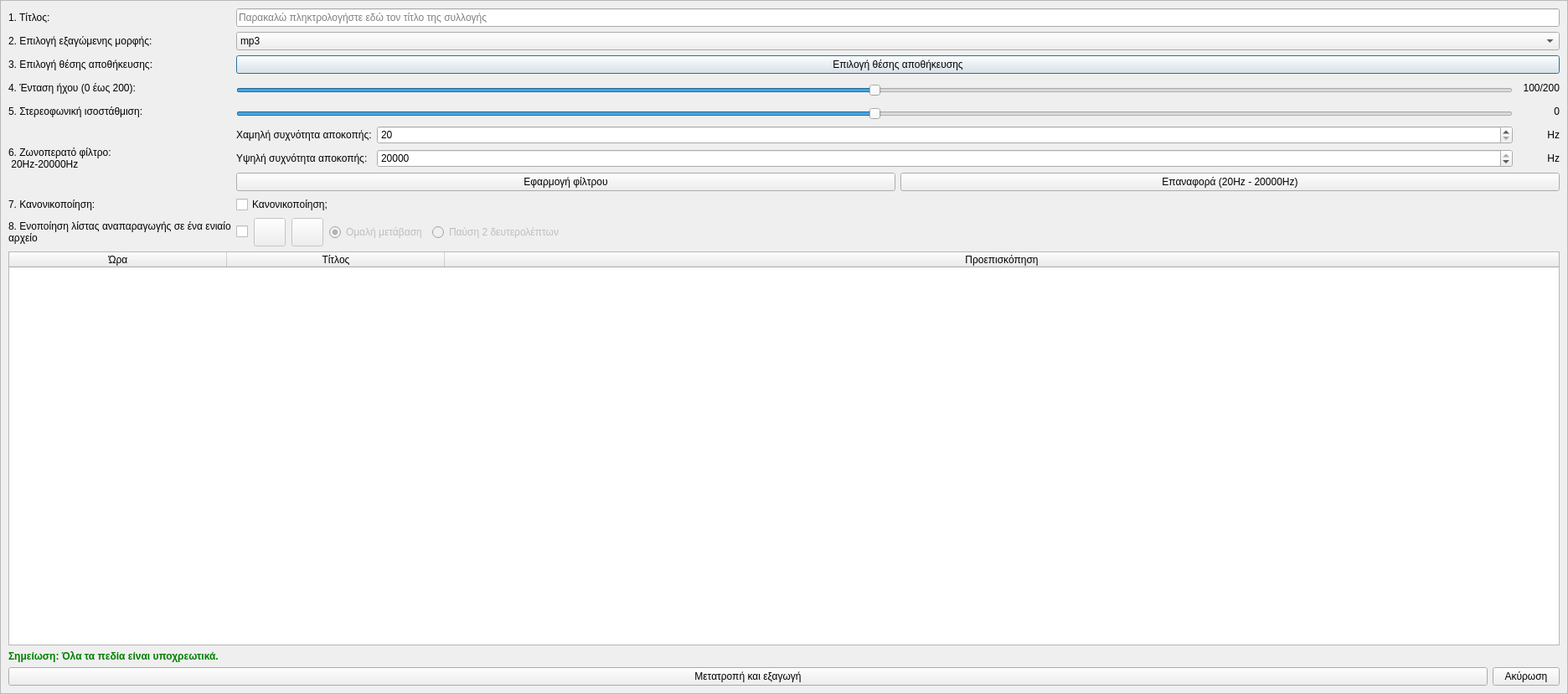
<?xml version="1.0" encoding="UTF-8"?>
<ui version="4.0">
 <class>Dialog</class>
 <widget class="QDialog" name="Dialog">
  <property name="geometry">
   <rect>
    <x>0</x>
    <y>0</y>
    <width>1872</width>
    <height>828</height>
   </rect>
  </property>
  <property name="windowTitle">
   <string>Εξαγωγή ώρα Ελλάδας</string>
  </property>
  <property name="windowIcon">
   <iconset resource="../../../../icons.qrc">
    <normaloff>:/rest-windows/assets/images/rest-windows/export.png</normaloff>:/rest-windows/assets/images/rest-windows/export.png</iconset>
  </property>
  <layout class="QGridLayout" name="gridLayout_2">
   <property name="leftMargin">
    <number>0</number>
   </property>
   <property name="topMargin">
    <number>0</number>
   </property>
   <property name="rightMargin">
    <number>0</number>
   </property>
   <property name="bottomMargin">
    <number>0</number>
   </property>
   <item row="0" column="0">
    <widget class="QScrollArea" name="scrollArea">
     <property name="widgetResizable">
      <bool>true</bool>
     </property>
     <widget class="QWidget" name="scrollAreaWidgetContents">
      <property name="geometry">
       <rect>
        <x>0</x>
        <y>0</y>
        <width>1870</width>
        <height>826</height>
       </rect>
      </property>
      <property name="sizePolicy">
       <sizepolicy hsizetype="Ignored" vsizetype="Preferred">
        <horstretch>0</horstretch>
        <verstretch>0</verstretch>
       </sizepolicy>
      </property>
      <layout class="QGridLayout" name="gridLayout_4">
       <item row="0" column="0">
        <widget class="QLabel" name="label">
         <property name="sizePolicy">
          <sizepolicy hsizetype="Fixed" vsizetype="Preferred">
           <horstretch>0</horstretch>
           <verstretch>0</verstretch>
          </sizepolicy>
         </property>
         <property name="text">
          <string>1. Τίτλος:</string>
         </property>
        </widget>
       </item>
       <item row="0" column="1">
        <widget class="QLineEdit" name="title">
         <property name="sizePolicy">
          <sizepolicy hsizetype="Expanding" vsizetype="Maximum">
           <horstretch>0</horstretch>
           <verstretch>0</verstretch>
          </sizepolicy>
         </property>
         <property name="minimumSize">
          <size>
           <width>0</width>
           <height>0</height>
          </size>
         </property>
         <property name="placeholderText">
          <string>Παρακαλώ πληκτρολογήστε εδώ τον τίτλο της συλλογής</string>
         </property>
        </widget>
       </item>
       <item row="1" column="0">
        <widget class="QLabel" name="label_2">
         <property name="sizePolicy">
          <sizepolicy hsizetype="Fixed" vsizetype="Preferred">
           <horstretch>0</horstretch>
           <verstretch>0</verstretch>
          </sizepolicy>
         </property>
         <property name="text">
          <string>2. Επιλογή εξαγώμενης μορφής:</string>
         </property>
        </widget>
       </item>
       <item row="1" column="1">
        <widget class="QComboBox" name="format">
         <property name="sizePolicy">
          <sizepolicy hsizetype="Preferred" vsizetype="Maximum">
           <horstretch>0</horstretch>
           <verstretch>0</verstretch>
          </sizepolicy>
         </property>
         <property name="minimumSize">
          <size>
           <width>0</width>
           <height>0</height>
          </size>
         </property>
         <item>
          <property name="text">
           <string>mp3</string>
          </property>
          <property name="icon">
           <iconset resource="../../../../icons.qrc">
            <normaloff>:/rest-windows/assets/images/rest-windows/mp3.png</normaloff>:/rest-windows/assets/images/rest-windows/mp3.png</iconset>
          </property>
         </item>
         <item>
          <property name="text">
           <string>wav</string>
          </property>
          <property name="icon">
           <iconset resource="../../../../icons.qrc">
            <normaloff>:/rest-windows/assets/images/rest-windows/wav.png</normaloff>:/rest-windows/assets/images/rest-windows/wav.png</iconset>
          </property>
         </item>
         <item>
          <property name="text">
           <string>ogg</string>
          </property>
          <property name="icon">
           <iconset resource="../../../../icons.qrc">
            <normaloff>:/rest-windows/assets/images/rest-windows/ogg.png</normaloff>:/rest-windows/assets/images/rest-windows/ogg.png</iconset>
          </property>
         </item>
        </widget>
       </item>
       <item row="2" column="0">
        <widget class="QLabel" name="label_3">
         <property name="sizePolicy">
          <sizepolicy hsizetype="Fixed" vsizetype="Preferred">
           <horstretch>0</horstretch>
           <verstretch>0</verstretch>
          </sizepolicy>
         </property>
         <property name="text">
          <string>3. Επιλογή θέσης αποθήκευσης:</string>
         </property>
        </widget>
       </item>
       <item row="2" column="1">
        <widget class="QPushButton" name="choose_export_folder">
         <property name="sizePolicy">
          <sizepolicy hsizetype="Minimum" vsizetype="Maximum">
           <horstretch>0</horstretch>
           <verstretch>0</verstretch>
          </sizepolicy>
         </property>
         <property name="minimumSize">
          <size>
           <width>0</width>
           <height>0</height>
          </size>
         </property>
         <property name="text">
          <string>Επιλογή θέσης αποθήκευσης</string>
         </property>
         <property name="icon">
          <iconset resource="../../../../icons.qrc">
           <normaloff>:/rest-windows/assets/images/rest-windows/select-file.png</normaloff>:/rest-windows/assets/images/rest-windows/select-file.png</iconset>
         </property>
        </widget>
       </item>
       <item row="3" column="0">
        <widget class="QLabel" name="label_4">
         <property name="sizePolicy">
          <sizepolicy hsizetype="Fixed" vsizetype="Preferred">
           <horstretch>0</horstretch>
           <verstretch>0</verstretch>
          </sizepolicy>
         </property>
         <property name="text">
          <string>4. Ένταση ήχου (0 έως 200):</string>
         </property>
        </widget>
       </item>
       <item row="3" column="1">
        <widget class="QFrame" name="frame">
         <property name="styleSheet">
          <string notr="true">QFrame{border:none;}</string>
         </property>
         <property name="frameShape">
          <enum>QFrame::StyledPanel</enum>
         </property>
         <property name="frameShadow">
          <enum>QFrame::Raised</enum>
         </property>
         <layout class="QHBoxLayout" name="horizontalLayout">
          <property name="leftMargin">
           <number>0</number>
          </property>
          <property name="topMargin">
           <number>0</number>
          </property>
          <property name="rightMargin">
           <number>0</number>
          </property>
          <property name="bottomMargin">
           <number>0</number>
          </property>
          <item>
           <widget class="QFrame" name="frame_10">
            <property name="sizePolicy">
             <sizepolicy hsizetype="Expanding" vsizetype="Fixed">
              <horstretch>0</horstretch>
              <verstretch>0</verstretch>
             </sizepolicy>
            </property>
            <property name="frameShape">
             <enum>QFrame::StyledPanel</enum>
            </property>
            <property name="frameShadow">
             <enum>QFrame::Raised</enum>
            </property>
            <layout class="QVBoxLayout" name="verticalLayout_6">
             <property name="spacing">
              <number>0</number>
             </property>
             <property name="leftMargin">
              <number>0</number>
             </property>
             <property name="topMargin">
              <number>0</number>
             </property>
             <property name="rightMargin">
              <number>0</number>
             </property>
             <property name="bottomMargin">
              <number>0</number>
             </property>
             <item>
              <spacer name="verticalSpacer_5">
               <property name="orientation">
                <enum>Qt::Vertical</enum>
               </property>
               <property name="sizeHint" stdset="0">
                <size>
                 <width>20</width>
                 <height>6</height>
                </size>
               </property>
              </spacer>
             </item>
             <item>
              <widget class="QSlider" name="volume_slider">
               <property name="styleSheet">
                <string notr="true"/>
               </property>
               <property name="maximum">
                <number>200</number>
               </property>
               <property name="value">
                <number>100</number>
               </property>
               <property name="orientation">
                <enum>Qt::Horizontal</enum>
               </property>
              </widget>
             </item>
             <item>
              <spacer name="verticalSpacer_6">
               <property name="orientation">
                <enum>Qt::Vertical</enum>
               </property>
               <property name="sizeHint" stdset="0">
                <size>
                 <width>20</width>
                 <height>1</height>
                </size>
               </property>
              </spacer>
             </item>
            </layout>
           </widget>
          </item>
          <item>
           <widget class="QLabel" name="volume_label">
            <property name="minimumSize">
             <size>
              <width>50</width>
              <height>0</height>
             </size>
            </property>
            <property name="text">
             <string>100/200</string>
            </property>
            <property name="alignment">
             <set>Qt::AlignRight|Qt::AlignTrailing|Qt::AlignVCenter</set>
            </property>
           </widget>
          </item>
         </layout>
        </widget>
       </item>
       <item row="4" column="0">
        <widget class="QLabel" name="label_5">
         <property name="sizePolicy">
          <sizepolicy hsizetype="Fixed" vsizetype="Preferred">
           <horstretch>0</horstretch>
           <verstretch>0</verstretch>
          </sizepolicy>
         </property>
         <property name="text">
          <string>5. Στερεοφωνική ισοστάθμιση:</string>
         </property>
        </widget>
       </item>
       <item row="4" column="1">
        <widget class="QFrame" name="frame_2">
         <property name="styleSheet">
          <string notr="true">QFrame{border:none;}</string>
         </property>
         <property name="frameShape">
          <enum>QFrame::StyledPanel</enum>
         </property>
         <property name="frameShadow">
          <enum>QFrame::Raised</enum>
         </property>
         <layout class="QHBoxLayout" name="horizontalLayout_2">
          <property name="leftMargin">
           <number>0</number>
          </property>
          <property name="topMargin">
           <number>0</number>
          </property>
          <property name="rightMargin">
           <number>0</number>
          </property>
          <property name="bottomMargin">
           <number>0</number>
          </property>
          <item>
           <widget class="QFrame" name="frame_11">
            <property name="sizePolicy">
             <sizepolicy hsizetype="Expanding" vsizetype="Fixed">
              <horstretch>0</horstretch>
              <verstretch>0</verstretch>
             </sizepolicy>
            </property>
            <property name="frameShape">
             <enum>QFrame::StyledPanel</enum>
            </property>
            <property name="frameShadow">
             <enum>QFrame::Raised</enum>
            </property>
            <layout class="QVBoxLayout" name="verticalLayout_7">
             <property name="spacing">
              <number>0</number>
             </property>
             <property name="leftMargin">
              <number>0</number>
             </property>
             <property name="topMargin">
              <number>0</number>
             </property>
             <property name="rightMargin">
              <number>0</number>
             </property>
             <property name="bottomMargin">
              <number>0</number>
             </property>
             <item>
              <spacer name="verticalSpacer_7">
               <property name="orientation">
                <enum>Qt::Vertical</enum>
               </property>
               <property name="sizeHint" stdset="0">
                <size>
                 <width>20</width>
                 <height>6</height>
                </size>
               </property>
              </spacer>
             </item>
             <item>
              <widget class="QSlider" name="pan_slider">
               <property name="styleSheet">
                <string notr="true"/>
               </property>
               <property name="maximum">
                <number>200</number>
               </property>
               <property name="value">
                <number>100</number>
               </property>
               <property name="orientation">
                <enum>Qt::Horizontal</enum>
               </property>
              </widget>
             </item>
             <item>
              <spacer name="verticalSpacer_8">
               <property name="orientation">
                <enum>Qt::Vertical</enum>
               </property>
               <property name="sizeHint" stdset="0">
                <size>
                 <width>20</width>
                 <height>1</height>
                </size>
               </property>
              </spacer>
             </item>
            </layout>
           </widget>
          </item>
          <item>
           <widget class="QLabel" name="pan_label">
            <property name="minimumSize">
             <size>
              <width>50</width>
              <height>0</height>
             </size>
            </property>
            <property name="text">
             <string>0</string>
            </property>
            <property name="alignment">
             <set>Qt::AlignRight|Qt::AlignTrailing|Qt::AlignVCenter</set>
            </property>
           </widget>
          </item>
         </layout>
        </widget>
       </item>
       <item row="5" column="0">
        <widget class="QLabel" name="label_6">
         <property name="sizePolicy">
          <sizepolicy hsizetype="Fixed" vsizetype="Preferred">
           <horstretch>0</horstretch>
           <verstretch>0</verstretch>
          </sizepolicy>
         </property>
         <property name="text">
          <string>6. Ζωνοπερατό φίλτρο:
 20Hz-20000Hz</string>
         </property>
        </widget>
       </item>
       <item row="5" column="1">
        <widget class="QFrame" name="frame_3">
         <property name="styleSheet">
          <string notr="true">QFrame{
	border:none;
}</string>
         </property>
         <property name="frameShape">
          <enum>QFrame::StyledPanel</enum>
         </property>
         <property name="frameShadow">
          <enum>QFrame::Raised</enum>
         </property>
         <layout class="QGridLayout" name="gridLayout">
          <property name="leftMargin">
           <number>0</number>
          </property>
          <property name="topMargin">
           <number>0</number>
          </property>
          <property name="rightMargin">
           <number>0</number>
          </property>
          <property name="bottomMargin">
           <number>0</number>
          </property>
          <item row="2" column="0" colspan="3">
           <widget class="QFrame" name="frame_7">
            <property name="sizePolicy">
             <sizepolicy hsizetype="Expanding" vsizetype="Preferred">
              <horstretch>0</horstretch>
              <verstretch>0</verstretch>
             </sizepolicy>
            </property>
            <property name="styleSheet">
             <string notr="true">QFrame{border:0px;}</string>
            </property>
            <property name="frameShape">
             <enum>QFrame::StyledPanel</enum>
            </property>
            <property name="frameShadow">
             <enum>QFrame::Raised</enum>
            </property>
            <layout class="QGridLayout" name="gridLayout_3">
             <property name="leftMargin">
              <number>0</number>
             </property>
             <property name="topMargin">
              <number>0</number>
             </property>
             <property name="rightMargin">
              <number>0</number>
             </property>
             <property name="bottomMargin">
              <number>0</number>
             </property>
             <item row="0" column="0">
              <widget class="QPushButton" name="apply_filter">
               <property name="sizePolicy">
                <sizepolicy hsizetype="Expanding" vsizetype="Maximum">
                 <horstretch>0</horstretch>
                 <verstretch>0</verstretch>
                </sizepolicy>
               </property>
               <property name="minimumSize">
                <size>
                 <width>0</width>
                 <height>0</height>
                </size>
               </property>
               <property name="maximumSize">
                <size>
                 <width>16777215</width>
                 <height>16777215</height>
                </size>
               </property>
               <property name="text">
                <string>Εφαρμογή φίλτρου</string>
               </property>
               <property name="icon">
                <iconset resource="../../../../icons.qrc">
                 <normaloff>:/main-window/assets/images/main-window/apply-filter.png</normaloff>:/main-window/assets/images/main-window/apply-filter.png</iconset>
               </property>
              </widget>
             </item>
             <item row="0" column="1">
              <widget class="QPushButton" name="reset_filter">
               <property name="sizePolicy">
                <sizepolicy hsizetype="Expanding" vsizetype="Maximum">
                 <horstretch>0</horstretch>
                 <verstretch>0</verstretch>
                </sizepolicy>
               </property>
               <property name="minimumSize">
                <size>
                 <width>0</width>
                 <height>0</height>
                </size>
               </property>
               <property name="maximumSize">
                <size>
                 <width>16777215</width>
                 <height>16777215</height>
                </size>
               </property>
               <property name="text">
                <string>Επαναφορά (20Hz - 20000Hz)</string>
               </property>
               <property name="icon">
                <iconset resource="../../../../icons.qrc">
                 <normaloff>:/main-window/assets/images/main-window/default-filter.png</normaloff>:/main-window/assets/images/main-window/default-filter.png</iconset>
               </property>
              </widget>
             </item>
            </layout>
           </widget>
          </item>
          <item row="0" column="2">
           <widget class="QLabel" name="label_14">
            <property name="minimumSize">
             <size>
              <width>50</width>
              <height>0</height>
             </size>
            </property>
            <property name="text">
             <string>Hz</string>
            </property>
            <property name="alignment">
             <set>Qt::AlignRight|Qt::AlignTrailing|Qt::AlignVCenter</set>
            </property>
           </widget>
          </item>
          <item row="0" column="0">
           <widget class="QLabel" name="label_12">
            <property name="sizePolicy">
             <sizepolicy hsizetype="Fixed" vsizetype="Preferred">
              <horstretch>0</horstretch>
              <verstretch>0</verstretch>
             </sizepolicy>
            </property>
            <property name="text">
             <string>Χαμηλή συχνότητα αποκοπής:</string>
            </property>
           </widget>
          </item>
          <item row="1" column="2">
           <widget class="QLabel" name="label_15">
            <property name="minimumSize">
             <size>
              <width>50</width>
              <height>0</height>
             </size>
            </property>
            <property name="text">
             <string>Hz</string>
            </property>
            <property name="alignment">
             <set>Qt::AlignRight|Qt::AlignTrailing|Qt::AlignVCenter</set>
            </property>
           </widget>
          </item>
          <item row="1" column="0">
           <widget class="QLabel" name="label_13">
            <property name="sizePolicy">
             <sizepolicy hsizetype="Fixed" vsizetype="Preferred">
              <horstretch>0</horstretch>
              <verstretch>0</verstretch>
             </sizepolicy>
            </property>
            <property name="text">
             <string>Υψηλή συχνότητα αποκοπής:</string>
            </property>
           </widget>
          </item>
          <item row="0" column="1">
           <widget class="QSpinBox" name="low_frequency">
            <property name="sizePolicy">
             <sizepolicy hsizetype="Expanding" vsizetype="Fixed">
              <horstretch>0</horstretch>
              <verstretch>0</verstretch>
             </sizepolicy>
            </property>
            <property name="minimum">
             <number>20</number>
            </property>
            <property name="maximum">
             <number>20000</number>
            </property>
            <property name="singleStep">
             <number>100</number>
            </property>
           </widget>
          </item>
          <item row="1" column="1">
           <widget class="QSpinBox" name="high_frequency">
            <property name="sizePolicy">
             <sizepolicy hsizetype="Expanding" vsizetype="Fixed">
              <horstretch>0</horstretch>
              <verstretch>0</verstretch>
             </sizepolicy>
            </property>
            <property name="minimum">
             <number>20</number>
            </property>
            <property name="maximum">
             <number>20000</number>
            </property>
            <property name="singleStep">
             <number>100</number>
            </property>
            <property name="value">
             <number>20000</number>
            </property>
           </widget>
          </item>
         </layout>
        </widget>
       </item>
       <item row="6" column="0">
        <widget class="QLabel" name="label_7">
         <property name="sizePolicy">
          <sizepolicy hsizetype="Fixed" vsizetype="Preferred">
           <horstretch>0</horstretch>
           <verstretch>0</verstretch>
          </sizepolicy>
         </property>
         <property name="text">
          <string>7. Κανονικοποίηση:</string>
         </property>
        </widget>
       </item>
       <item row="6" column="1">
        <widget class="QCheckBox" name="is_normalized">
         <property name="text">
          <string>Κανονικοποίηση;</string>
         </property>
        </widget>
       </item>
       <item row="7" column="0">
        <widget class="QLabel" name="label_10">
         <property name="sizePolicy">
          <sizepolicy hsizetype="Fixed" vsizetype="Preferred">
           <horstretch>0</horstretch>
           <verstretch>0</verstretch>
          </sizepolicy>
         </property>
         <property name="text">
          <string>8. Ενοποίηση λίστας αναπαραγωγής σε ένα ενιαίο αρχείο</string>
         </property>
         <property name="wordWrap">
          <bool>true</bool>
         </property>
        </widget>
       </item>
       <item row="7" column="1">
        <widget class="QFrame" name="union_frame">
         <property name="styleSheet">
          <string notr="true">QFrame{border:none;}</string>
         </property>
         <property name="frameShape">
          <enum>QFrame::StyledPanel</enum>
         </property>
         <property name="frameShadow">
          <enum>QFrame::Raised</enum>
         </property>
         <layout class="QHBoxLayout" name="horizontalLayout_5">
          <property name="spacing">
           <number>7</number>
          </property>
          <property name="leftMargin">
           <number>0</number>
          </property>
          <property name="topMargin">
           <number>0</number>
          </property>
          <property name="rightMargin">
           <number>0</number>
          </property>
          <property name="bottomMargin">
           <number>0</number>
          </property>
          <item>
           <widget class="QCheckBox" name="is_overlaied">
            <property name="text">
             <string/>
            </property>
           </widget>
          </item>
          <item>
           <widget class="QPushButton" name="play_overlay">
            <property name="enabled">
             <bool>false</bool>
            </property>
            <property name="minimumSize">
             <size>
              <width>38</width>
              <height>34</height>
             </size>
            </property>
            <property name="text">
             <string/>
            </property>
            <property name="icon">
             <iconset resource="../../../../icons.qrc">
              <normaloff>:/main-window/assets/images/main-window/play-song.png</normaloff>:/main-window/assets/images/main-window/play-song.png</iconset>
            </property>
           </widget>
          </item>
          <item>
           <widget class="QPushButton" name="stop_overlay">
            <property name="enabled">
             <bool>false</bool>
            </property>
            <property name="minimumSize">
             <size>
              <width>38</width>
              <height>34</height>
             </size>
            </property>
            <property name="text">
             <string/>
            </property>
            <property name="icon">
             <iconset resource="../../../../icons.qrc">
              <normaloff>:/main-window/assets/images/main-window/stop-song.png</normaloff>:/main-window/assets/images/main-window/stop-song.png</iconset>
            </property>
           </widget>
          </item>
          <item>
           <widget class="QRadioButton" name="fade_effect">
            <property name="enabled">
             <bool>false</bool>
            </property>
            <property name="text">
             <string>Ομαλή μετάβαση</string>
            </property>
            <property name="checkable">
             <bool>true</bool>
            </property>
            <property name="checked">
             <bool>true</bool>
            </property>
           </widget>
          </item>
          <item>
           <widget class="QRadioButton" name="silent_2_seconds">
            <property name="enabled">
             <bool>false</bool>
            </property>
            <property name="text">
             <string>Παύση 2 δευτερολέπτων</string>
            </property>
            <property name="checkable">
             <bool>true</bool>
            </property>
           </widget>
          </item>
          <item>
           <spacer name="horizontalSpacer_2">
            <property name="orientation">
             <enum>Qt::Horizontal</enum>
            </property>
            <property name="sizeHint" stdset="0">
             <size>
              <width>1511</width>
              <height>20</height>
             </size>
            </property>
           </spacer>
          </item>
         </layout>
        </widget>
       </item>
       <item row="8" column="0" colspan="2">
        <widget class="QTableWidget" name="table">
         <property name="minimumSize">
          <size>
           <width>0</width>
           <height>250</height>
          </size>
         </property>
         <property name="editTriggers">
          <set>QAbstractItemView::NoEditTriggers</set>
         </property>
         <property name="alternatingRowColors">
          <bool>true</bool>
         </property>
         <property name="selectionMode">
          <enum>QAbstractItemView::SingleSelection</enum>
         </property>
         <property name="selectionBehavior">
          <enum>QAbstractItemView::SelectRows</enum>
         </property>
         <property name="sortingEnabled">
          <bool>false</bool>
         </property>
         <property name="rowCount">
          <number>0</number>
         </property>
         <attribute name="horizontalHeaderCascadingSectionResizes">
          <bool>false</bool>
         </attribute>
         <attribute name="horizontalHeaderMinimumSectionSize">
          <number>260</number>
         </attribute>
         <attribute name="horizontalHeaderHighlightSections">
          <bool>false</bool>
         </attribute>
         <attribute name="horizontalHeaderShowSortIndicator" stdset="0">
          <bool>false</bool>
         </attribute>
         <attribute name="horizontalHeaderStretchLastSection">
          <bool>true</bool>
         </attribute>
         <attribute name="verticalHeaderHighlightSections">
          <bool>false</bool>
         </attribute>
         <column>
          <property name="text">
           <string>Ώρα</string>
          </property>
         </column>
         <column>
          <property name="text">
           <string>Τίτλος</string>
          </property>
         </column>
         <column>
          <property name="text">
           <string>Προεπισκόπηση</string>
          </property>
         </column>
        </widget>
       </item>
       <item row="9" column="0" colspan="2">
        <widget class="QLabel" name="label_8">
         <property name="styleSheet">
          <string notr="true">QLabel{font-weight:bold;color:green;}</string>
         </property>
         <property name="text">
          <string>Σημείωση: Όλα τα πεδία είναι υποχρεωτικά.</string>
         </property>
        </widget>
       </item>
       <item row="10" column="0" colspan="2">
        <widget class="QFrame" name="frame_6">
         <property name="styleSheet">
          <string notr="true">QFrame{border:none;}</string>
         </property>
         <property name="frameShape">
          <enum>QFrame::StyledPanel</enum>
         </property>
         <property name="frameShadow">
          <enum>QFrame::Raised</enum>
         </property>
         <layout class="QHBoxLayout" name="horizontalLayout_4">
          <property name="leftMargin">
           <number>0</number>
          </property>
          <property name="topMargin">
           <number>0</number>
          </property>
          <property name="rightMargin">
           <number>0</number>
          </property>
          <property name="bottomMargin">
           <number>0</number>
          </property>
          <item>
           <widget class="QPushButton" name="convert_and_export">
            <property name="sizePolicy">
             <sizepolicy hsizetype="Expanding" vsizetype="Maximum">
              <horstretch>0</horstretch>
              <verstretch>0</verstretch>
             </sizepolicy>
            </property>
            <property name="minimumSize">
             <size>
              <width>0</width>
              <height>0</height>
             </size>
            </property>
            <property name="text">
             <string>Μετατροπή και εξαγωγή</string>
            </property>
            <property name="icon">
             <iconset resource="../../../../icons.qrc">
              <normaloff>:/rest-windows/assets/images/rest-windows/convert.png</normaloff>:/rest-windows/assets/images/rest-windows/convert.png</iconset>
            </property>
           </widget>
          </item>
          <item>
           <widget class="QPushButton" name="cancel">
            <property name="sizePolicy">
             <sizepolicy hsizetype="Minimum" vsizetype="Maximum">
              <horstretch>0</horstretch>
              <verstretch>0</verstretch>
             </sizepolicy>
            </property>
            <property name="minimumSize">
             <size>
              <width>0</width>
              <height>0</height>
             </size>
            </property>
            <property name="text">
             <string>Ακύρωση</string>
            </property>
           </widget>
          </item>
         </layout>
        </widget>
       </item>
      </layout>
     </widget>
    </widget>
   </item>
  </layout>
 </widget>
 <tabstops>
  <tabstop>scrollArea</tabstop>
  <tabstop>title</tabstop>
  <tabstop>format</tabstop>
  <tabstop>choose_export_folder</tabstop>
  <tabstop>volume_slider</tabstop>
  <tabstop>pan_slider</tabstop>
  <tabstop>low_frequency</tabstop>
  <tabstop>high_frequency</tabstop>
  <tabstop>apply_filter</tabstop>
  <tabstop>reset_filter</tabstop>
  <tabstop>is_normalized</tabstop>
  <tabstop>is_overlaied</tabstop>
  <tabstop>play_overlay</tabstop>
  <tabstop>stop_overlay</tabstop>
  <tabstop>fade_effect</tabstop>
  <tabstop>silent_2_seconds</tabstop>
  <tabstop>table</tabstop>
  <tabstop>convert_and_export</tabstop>
  <tabstop>cancel</tabstop>
 </tabstops>
 <resources>
  <include location="../../../../icons.qrc"/>
 </resources>
 <connections/>
</ui>
